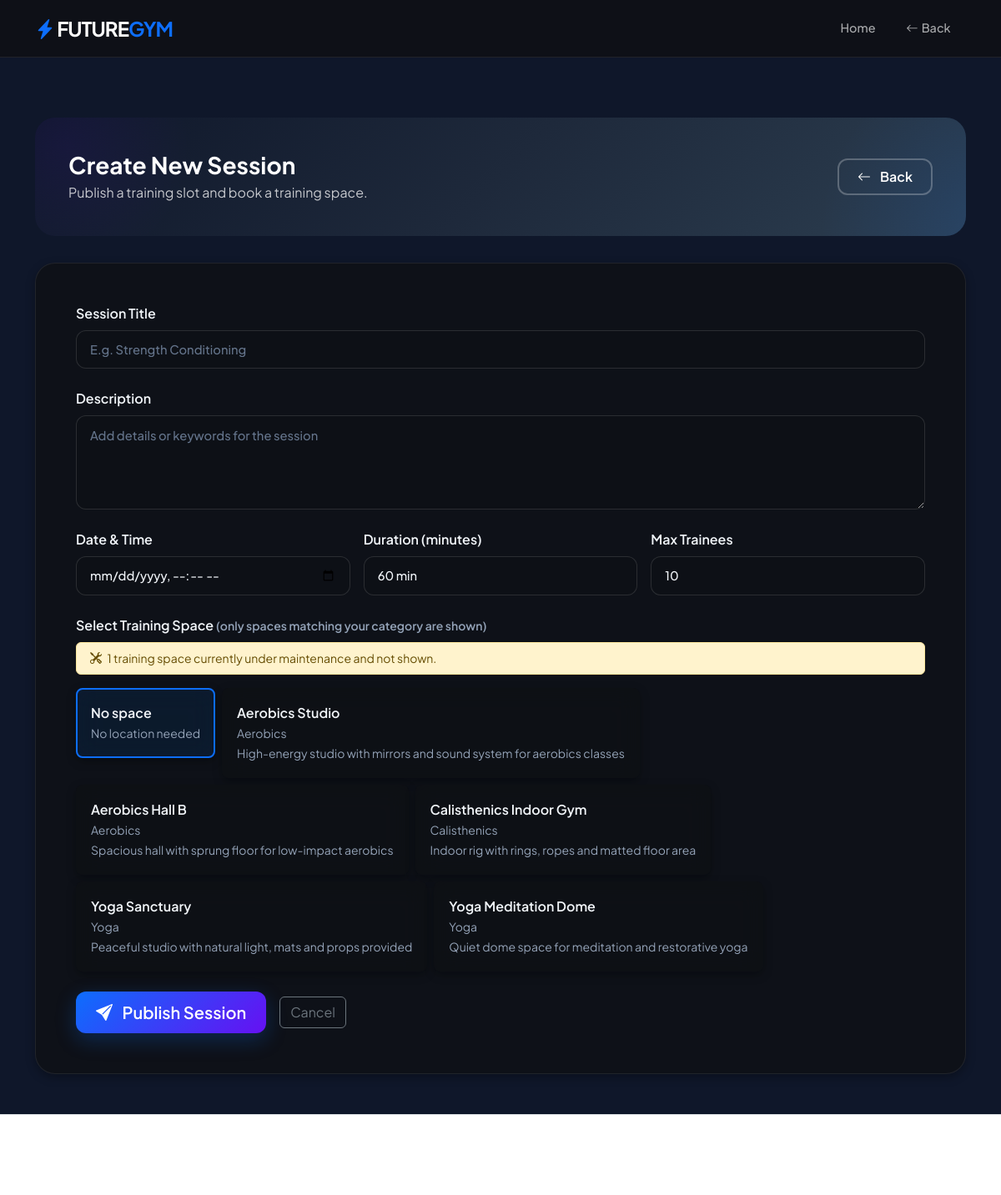
Screenshot of /session/create/ (signed in) with the database file from the repository.
### news/models.py (models this page shows, shortened)
class TrainingSpace(models.Model):
    name = models.CharField(max_length=255)
    category = models.ForeignKey(Category, on_delete=models.CASCADE, related_name='training_spaces')
    description = models.TextField(blank=True, null=True)
    is_under_maintenance = models.BooleanField(default=False, help_text='When checked, this space will be unavailable for session creation')

class Category(models.Model):
    name=models.CharField(max_length=500)
    description=models.TextField(blank=True, null=True, help_text='Description shown on category catalog pages')

### news/views.py (the view, shortened to what this page needs)
# urls.py: path('session/create/', create_session, name='create_session_url'),
@login_required
def create_session(request):
    trainer_names_profile = None
    trainer_user_profile = None
    if request.user.is_authenticated:
        trainer_names_profile = names.objects.filter(email=request.user.email, role='trainer').first()
        trainer_user_profile = UserProfile.objects.filter(user=request.user).first()
    spaces = TrainingSpace.objects.none()
    if trainer_user_profile and trainer_user_profile.category:
        spaces = TrainingSpace.objects.filter(category=trainer_user_profile.category, is_under_maintenance=False).select_related('category')
    else:
        spaces = TrainingSpace.objects.filter(is_under_maintenance=False).select_related('category')
    maintenance_count = TrainingSpace.objects.filter(is_under_maintenance=True).count()
    return render(request, 'session_create.html', {
        'spaces': spaces,
        'maintenance_count': maintenance_count,
    })

### news/templates/session_create.html (shortened to what this page needs)
{% extends 'base.html' %}
{% block navbar %}
    <nav class="navbar navbar-expand-lg navbar-dark sticky-top">
        <div class="container">
            <a class="navbar-brand fw-bold fs-4" href="{% url 'home_url' %}">
                <i class="bi bi-lightning-charge-fill text-primary"></i> FUTURE<span class="text-primary">GYM</span>
            </a>
            <div class="collapse navbar-collapse" id="navbarNav">
                <ul class="navbar-nav ms-auto align-items-center">
                    <li class="nav-item"><a class="nav-link" href="{% url 'home_url' %}">Home</a></li>
                    <li class="nav-item"><a class="nav-link" href="javascript:history.back()"><i class="bi bi-arrow-left me-1"></i>Back</a></li>
                </ul>
            </div>
        </div>
    </nav>
{% endblock %}
{% block content %}
    <main class="container mt-5 pt-4">
        <div class="gradient-header fade-in">
            <div class="d-flex justify-content-between align-items-center">
                <div>
                    <h1 class="h3 fw-bold mb-1">Create New Session</h1>
                    <p class="mb-0 opacity-75">Publish a training slot and book a training space.</p>
                </div>
                <div>
                    <a href="javascript:history.back()" class="btn btn-outline-glow"><i class="bi bi-arrow-left me-2"></i> Back</a>
                </div>
            </div>
        </div>
        <div class="glass-card p-5 fade-in">
            <form method="post" action="{% url 'create_session_url' %}">{% csrf_token %}
                <div class="mb-4"><label class="form-label field-label" for="title">Session Title</label><input type="text" class="form-control form-control-lg" id="title" name="title" placeholder="E.g. Strength Conditioning" required /></div>
                <div class="mb-4"><label class="form-label field-label" for="description">Description</label><textarea class="form-control" id="description" name="description" rows="4" placeholder="Add details or keywords for the session"></textarea></div>
                <div class="row g-3 mb-4">
                    <div class="col-md-4"><label class="form-label field-label" for="session_date">Date & Time</label><input type="datetime-local" class="form-control" id="session_date" name="session_date" required /></div>
                    <div class="col-md-4"><label class="form-label field-label" for="duration_minutes">Duration (minutes)</label><select class="form-select form-select-lg" id="duration_minutes" name="duration_minutes"><option value="30">30 min</option><option value="60" selected>60 min</option><option value="90">90 min</option><option value="120">120 min</option></select></div>
                    <div class="col-md-4"><label class="form-label field-label" for="max_trainees">Max Trainees</label><input type="number" class="form-control form-control-lg" id="max_trainees" name="max_trainees" min="1" value="10" /></div>
                </div>
                <div class="mb-4">
                    <label class="form-label field-label">Select Training Space <span class="text-muted small">(only spaces matching your category are shown)</span></label>
                    {% if maintenance_count %}
                    <div class="alert alert-warning py-2 px-3 mb-3 small">
                        <i class="bi bi-tools me-1"></i> {{ maintenance_count }} training space{{ maintenance_count|pluralize:'s' }} currently under maintenance and not shown.
                    </div>
                    {% endif %}
                    {% if spaces %}
                    <div class="row g-2" id="spaceOptions">
                        <div class="col-auto">
                            <div class="space-card p-3 rounded-3 glass-card selected" data-space-id="">
                                <div class="fw-semibold">No space</div>
                                <small class="text-muted">No location needed</small>
                            </div>
                        </div>
                        {% for space in spaces %}
                        <div class="col-auto">
                            <div class="space-card p-3 rounded-3 glass-card" data-space-id="{{ space.id }}">
                                <div class="fw-semibold">{{ space.name }}</div>
                                <small class="text-muted">{{ space.category.name }}</small>
                                {% if space.description %}<br><small class="text-muted">{{ space.description }}</small>{% endif %}
                            </div>
                        </div>
                        {% endfor %}
                    </div>
                    {% else %}
                    <p class="text-muted">No training spaces available for your category. You can still create a session without a space.</p>
                    <input type="hidden" name="space" value="">
                    {% endif %}
                </div>
                <div class="d-flex gap-3 align-items-center"><button type="submit" class="btn btn-glow btn-lg"><i class="bi bi-send-fill me-2"></i> Publish Session</button><a href="{% url 'session_hub_url' %}" class="btn btn-outline-secondary">Cancel</a></div>
            </form>
        </div>
    </main>
    <footer class="py-5 mt-5 border-top bg-white"><div class="container text-center"></div></footer>
{% endblock %}

### news/templates/base.html (style rules this page uses)
:root { --gym-blue: #0d6efd; --gym-purple: #6610f2; --gym-gradient: linear-gradient(135deg, #0d6efd 0%, #6610f2 100%); --gym-gradient-reverse: linear-gradient(135deg, #6610f2 0%, #0d6efd 100%); --gym-bg: #0f172a; --dark-glass: rgba(15, 17, 22, 0.92); --glass-border: rgba(255, 255, 255, 0.08); --card-shadow: 0 4px 12px rgba(0,0,0,0.3); --card-shadow-hover: 0 20px 30px -8px rgba(0,0,0,0.4), 0 8px 12px -6px rgba(0,0,0,0.2); --text-primary: #f1f5f9; --text-muted: #94a3b8; --radius-sm: 10px; --radius-md: 16px; --radius-lg: 24px; --bg-image: url('https://images.unsplash.com/photo-1517838277536-f5f99be501cd?auto=format&fit=crop&w=1920&q=80'); }
html { background-color: #0f172a !important; }
body { font-family: 'Plus Jakarta Sans', sans-serif; background: linear-gradient(rgba(15, 23, 42, 0.93), rgba(15, 23, 42, 0.93)), var(--bg-image) no-repeat center center fixed; background-size: cover; background-color: #0f172a !important; color: var(--text-primary); overflow-x: hidden; scroll-behavior: smooth; min-height: 100vh; }
.text-muted { color: #94a3b8 !important; }
.navbar { background: var(--dark-glass) !important; backdrop-filter: blur(20px) !important; -webkit-backdrop-filter: blur(20px) !important; border-bottom: 1px solid var(--glass-border); z-index: 1050; padding: 0.7rem 0; }
.navbar-brand { font-weight: 800; letter-spacing: -1px; font-size: 1.4rem; }
.nav-link { font-weight: 500; color: rgba(255,255,255,0.65) !important; transition: all 0.25s ease; margin: 0 4px; border-radius: var(--radius-sm); padding: 0.45rem 0.9rem !important; font-size: 0.9rem; }
.glass-card { background: rgba(15, 17, 22, 0.85); backdrop-filter: blur(14px); -webkit-backdrop-filter: blur(14px); border-radius: var(--radius-lg); border: 1px solid var(--glass-border); padding: 1.5rem; box-shadow: var(--card-shadow); transition: all 0.35s cubic-bezier(0.165, 0.84, 0.44, 1); color: var(--text-primary); }
.gradient-header { background: linear-gradient(135deg, #0f172a 0%, #1e293b 50%, #2c3e50 100%); color: white; border-radius: var(--radius-lg); padding: 2.5rem; margin-bottom: 2rem; position: relative; overflow: hidden; }
.gradient-header::before { content: ''; position: absolute; top: -50%; right: -20%; width: 400px; height: 400px; background: radial-gradient(circle, rgba(13,110,253,0.12) 0%, transparent 70%); border-radius: 50%; }
.gradient-header::after { content: ''; position: absolute; bottom: -30%; left: -10%; width: 300px; height: 300px; background: radial-gradient(circle, rgba(102,16,242,0.08) 0%, transparent 70%); border-radius: 50%; }
.gradient-header > * { position: relative; z-index: 1; }
.btn-glow { background: var(--gym-gradient); color: white; border: none; border-radius: 12px; padding: 10px 24px; font-weight: 600; box-shadow: 0 8px 24px rgba(13, 110, 253, 0.25); transition: all 0.3s ease; }
.btn-outline-glow { background: transparent; color: white; border: 2px solid rgba(255,255,255,0.25); border-radius: 12px; padding: 8px 22px; font-weight: 600; transition: all 0.3s ease; }
.form-control, .form-select { border-radius: 12px; border: 1px solid rgba(255,255,255,0.12); padding: 0.7rem 1rem; font-weight: 450; transition: all 0.25s; background: rgba(15, 17, 22, 0.6); color: #f1f5f9; font-size: 0.92rem; }
.form-control::placeholder { color: #64748b; }
.form-select option { background: #1e293b; color: #f1f5f9; }
.fade-in { opacity: 0; transform: translateY(24px); animation: fadeInUp 0.6s ease forwards; }

### news/templates/session_create.html (style rules this page uses)
.field-label { font-weight: 600; }
.space-card { cursor: pointer; transition: all 0.2s; border: 2px solid transparent; }
.space-card.selected { border-color: var(--gym-blue); background: rgba(0,123,255,0.1); }

### rows the page displays
TrainingSpace: name "Aerobics Studio", category.name "Aerobics", description "High-energy studio with mirrors and sound system for aerobics classes"
TrainingSpace: name "Aerobics Hall B", category.name "Aerobics", description "Spacious hall with sprung floor for low-impact aerobics"
TrainingSpace: name "Calisthenics Indoor Gym", category.name "Calisthenics", description "Indoor rig with rings, ropes and matted floor area"
TrainingSpace: name "Yoga Sanctuary", category.name "Yoga", description "Peaceful studio with natural light, mats and props provided"
TrainingSpace: name "Yoga Meditation Dome", category.name "Yoga", description "Quiet dome space for meditation and restorative yoga"

### other values shown
{{ maintenance_count }} "1"
